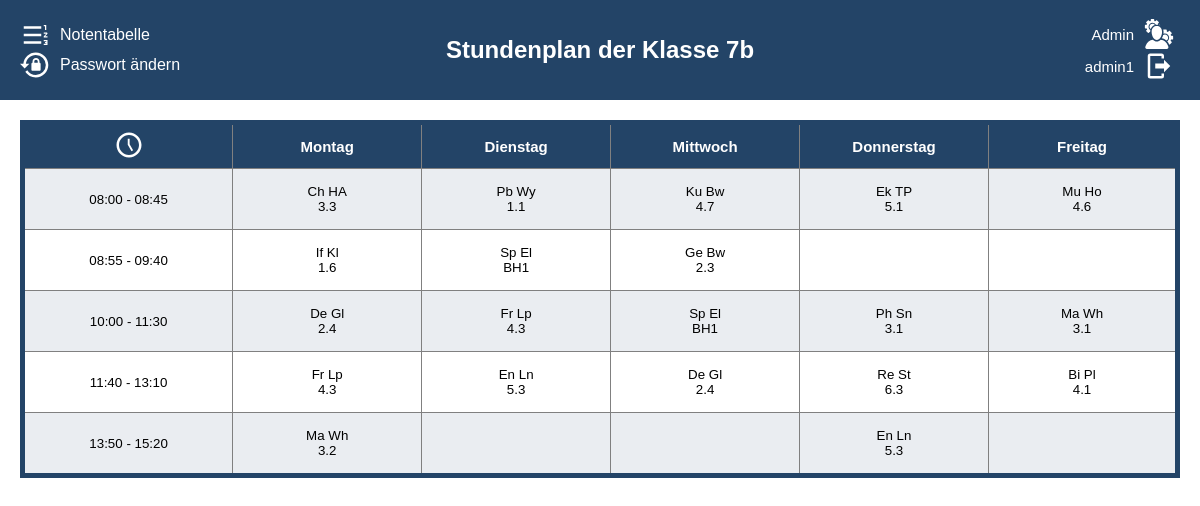
Page /schedule/7b/ (signed in) on the committed database.
### stundenplan/models.py (models this page shows, shortened)
class Subject(models.Model):
    abkuerzung = models.CharField(max_length=3, unique=True)
    name = models.CharField(max_length=100, unique=True)
    grade = models.ManyToManyField(Grade, through='Subject_Grade')
    class Meta:
        verbose_name = 'Fach'
        verbose_name_plural = 'Fächer'
    pass

class Teacher(models.Model):
    first_name = models.CharField(max_length=30)
    last_name = models.CharField(max_length=30)
    short_name = models.CharField(max_length=3)
    subjects = models.ManyToManyField(Subject)
    class Meta:
        verbose_name = 'Lehrer'
        verbose_name_plural = 'Lehrer'
    pass

class Room(models.Model):
    room_number = models.CharField(max_length=30, unique=True)
    faecher = models.ManyToManyField(Subject)
    class Meta:
        verbose_name = 'Raum'
        verbose_name_plural = 'Räume'
    def __str__(self):
        return f"{self.room_number}"

### stundenplan/views.py (the view)
# urls.py: path('', index_view, name='index_view'),
@login_required
def index_view(request, bezeichnung):
    user = request.user
    if request.user.is_superuser or request.user.profile.klasse.bezeichnung == bezeichnung:
        context = get_plan(user, bezeichnung)
        return render(request, 'index.html', context)

### stundenplan/get_plan.py (called while the page is built)
def custom_subject_filter(klasse, lesson_number, weekday, week_choice):
    week_instance = Week.objects.get(week_choice=week_choice)
    lesson = Lesson.objects.filter(
        klasse=klasse,
        lesson_number=lesson_number,
        weekday=weekday,
        week_choice=week_instance,
    ).first()
    return lesson.subject.abkuerzung if lesson else ""

def custom_teacher_filter(klasse, lesson_number, weekday, week_choice):
    week_instance = Week.objects.get(week_choice=week_choice)
    lesson = Lesson.objects.filter(
        klasse=klasse,
        lesson_number=lesson_number,
        weekday=weekday,
        week_choice=week_instance,
    ).first()
    return lesson.teacher.short_name if lesson else ""

def custom_room_filter(klasse, lesson_number, weekday, week_choice):
    week_instance = Week.objects.get(week_choice=week_choice)
    lesson = Lesson.objects.filter(
        klasse=klasse,
        lesson_number=lesson_number,
        weekday=weekday,
        week_choice=week_instance,
    ).first()
    return lesson.room_number if lesson else ""

def set_username(user):
    if user.first_name and user.last_name:
        username = user.first_name + " " + user.last_name
    else:
        username = user.username
    return username

### templates/index.html (shortened to what this page needs)
<!DOCTYPE html>
<html lang="de">
<head>
    {% load static %}
    <link rel="stylesheet" type="text/css" href="{% static 'index.css' %}">
</head>
<body>
    <div class="header">
        <div class="logout-container-left" >
            <div class="horizontal">
                <svg class="logout"  xmlns="http://www.w3.org/2000/svg" viewBox="0 0 24 24"><path d="M3,13V11H17V13H3M3,19V17H17V19H3M3,7V5H17V7H3M20,8V5H19V4H21V8H20M19,17V16H22V20H19V19H21V18.5H20V17.5H21V17H19M21.25,10C21.67,10 22,10.34 22,10.75C22,10.95 21.92,11.14 21.79,11.27L20.12,13H22V14H19V13.08L21,11H19V10H21.25Z" /></svg>
                <a class="notentabell-view text" href="{% url 'index_view' %}">Notentabelle</a>
            </div>
            <div class="horizontal">
                <a class="text" href="{% url 'change_password' %}">Passwort ändern</a>
            </div>
        </div>
        <h1 class="header-heading">Stundenplan der Klasse {{klassenname}}</h1>
        <div class="logout-container-right" >
            {% if user.is_superuser %}
                <form method="post" action="{% url 'admin:index' %}">
                    <button type="submit" class="logout-button">
                        <a>Admin</a>
                    </button>
                </form>
            {% endif %}
            <form method="post" action="{% url 'logout' %}">
                <button type="submit" class="logout-button">
                    <div>{{username}}</div>
                    <svg class="logout" xmlns="http://www.w3.org/2000/svg" viewBox="0 0 24 24"><path d="M16,17V14H9V10H16V7L21,12L16,17M14,2A2,2 0 0,1 16,4V6H14V4H5V20H14V18H16V20A2,2 0 0,1 14,22H5A2,2 0 0,1 3,20V4A2,2 0 0,1 5,2H14Z" /></svg>
                </button>
            </form>
        </div>
    </div>
    <div class="content">
        <table class="table table-striped table-bordered table-hover doFixed">
            <thead>
                <tr class="darkrow">
                    <th><svg class="clock" xmlns="http://www.w3.org/2000/svg" viewBox="0 0 24 24"><path d="M12 20C16.4 20 20 16.4 20 12S16.4 4 12 4 4 7.6 4 12 7.6 20 12 20M12 2C17.5 2 22 6.5 22 12S17.5 22 12 22C6.5 22 2 17.5 2 12C2 6.5 6.5 2 12 2M15.3 16.2L14 17L11 11.8V7H12.5V11.4L15.3 16.2Z" /></svg></th>
                    <th colspan="2">Montag</th>
                    <th colspan="2">Dienstag</th>
                    <th colspan="2">Mittwoch</th>
                    <th colspan="2">Donnerstag</th>
                    <th colspan="2">Freitag</th>
                </tr>
            </thead>
            <tbody>
                <tr class="darkrow 1. Studne">
                    <td>08:00 - 08:45</td>
                    <td colspan="2">{{monA1}} {{monA1Name}}<br>{{monA1Nr}}</td>
                    <td colspan="2">{{tueA1}} {{tueA1Name}}<br>{{tueA1Nr}}</td>
                    <td colspan="2">{{wedA1}} {{wedA1Name}}<br>{{wedA1Nr}}</td>
                    <td colspan="2">{{thuA1}} {{thuA1Name}}<br>{{thuA1Nr}}</td>
                    <td colspan="2">{{friA1}} {{friA1Name}}<br>{{friA1Nr}}</td>
                </tr>
                <tr class="2. Studne">
                    <td>08:55 - 09:40</td>
                    <td colspan="2">{{monA2}} {{monA2Name}}<br>{{monA2Nr}}</td>
                    <td colspan="2">{{tueA2}} {{tueA2Name}}<br>{{tueA2Nr}}</td>
                    <td colspan="2">{{wedA2}} {{wedA2Name}}<br>{{wedA2Nr}}</td>
                    <td colspan="2">{{thuA2}} {{thuA2Name}}<br>{{thuA2Nr}}</td>
                    <td colspan="2">{{friA2}} {{friA2Name}}<br>{{friA2Nr}}</td>
                </tr>
                <tr class="darkrow 3./4. Studne">
                    <td>10:00 - 11:30</td>
                    <td colspan="2">{{monA3_4}} {{monA3_4Name}}<br>{{monA3_4Nr}}</td>
                    <td colspan="2">{{tueA3_4}} {{tueA3_4Name}}<br>{{tueA3_4Nr}}</td>
                    <td colspan="2">{{wedA3_4}} {{wedA3_4Name}}<br>{{wedA3_4Nr}}</td>
                    <td colspan="2">{{thuA3_4}} {{thuA3_4Name}}<br>{{thuA3_4Nr}}</td>
                    <td colspan="2">{{friA3_4}} {{friA3_4Name}}<br>{{friA3_4Nr}}</td>
                </tr>
                <tr class="5./6. Stunde">
                    <td data-label="Zeit">11:40 - 13:10</td>
                    <td data-label="Montag A" colspan="2">{{monA5_6}}&nbsp;{{monA5_6Name}}<br>{{monA5_6Nr}}</td>
                    <td data-label="Dienstag A" colspan="2">{{tueA5_6}}&nbsp;{{tueA5_6Name}}<br>{{tueA5_6Nr}}</td>
                    <td data-label="Mittwoch A" colspan="2">{{wedA5_6}}&nbsp;{{wedA5_6Name}}<br>{{wedA5_6Nr}}</td>
                    <td data-label="Donnerstag A" colspan="2">{{thuA5_6}}&nbsp;{{thuA5_6Name}}<br>{{thuA5_6Nr}}</td>
                    <td data-label="Freitag A" colspan="2">{{friA5_6}}&nbsp;{{friA5_6Name}}<br>{{friA5_6Nr}}</td>
                </tr>
                <tr class="darkrow 7./8. Stunde">
                    <td data-label="Zeit">13:50 - 15:20</td>
                    <td data-label="Montag A" colspan="2">{{monA7_8}}&nbsp;{{monA7_8Name}}<br>{{monA7_8Nr}}</td>
                    <td data-label="Dienstag A" colspan="2">{{tueA7_8}}&nbsp;{{tueA7_8Name}}<br>{{tueA7_8Nr}}</td>
                    <td data-label="Mittwoch A" colspan="2">{{wedA7_8}}&nbsp;{{wedA7_8Name}}<br>{{wedA7_8Nr}}</td>
                    <td data-label="Donnerstag A" colspan="2">{{thuA7_8}}&nbsp;{{thuA7_8Name}}<br>{{thuA7_8Nr}}</td>
                    <td data-label="Freitag A" colspan="2">{{friA7_8}}&nbsp;{{friA7_8Name}}<br>{{friA7_8Nr}}</td>
                </tr>
            </tbody>
        </table>
    </div>
</body>
</html>

### static/index.css (style rules this page uses)
:root { --background-color: #ffffff; --second-background-color: #E5E1DA; --darkrow: #23456718; --dark-accent: rgb(35,68,103); --ligth-accent: #b1dae7; --dark-font: #27374D; --ligth-font: white; }
body { display: flex; justify-content: center; align-items: center; flex-direction: column; font-family: Arial, Helvetica, sans-serif; background-color: var(--background-color); margin: 0; padding: 0; }
.header { position: fixed; background-color: var(--dark-accent); width: 100%; left: 0; top: 0; color: var(--ligth-font); display: flex; align-items: center; justify-content: space-between; height: 100px; padding: 0 20px; box-sizing: border-box; }
.header-heading { position: absolute; left: 50%; transform: translateX(-50%); font-size: 1.5rem; text-align: center; }
.logout-container-right { display: flex; align-items: flex-end; flex-direction: column; justify-content: flex-end; position: absolute; right: 20px; }
.logout-container-left { display: flex; align-items: flex-start; flex-direction: column; position: absolute; justify-content: flex-start; left: 20px; }
.logout { height: 30px; width: 30px; fill: var(--ligth-font); }
.logout-button { background-color: transparent; color: var(--ligth-font); border: none; font-size: 15px; cursor: pointer; display: flex; align-items: center; gap: 10px; }
.content { margin-top: 100px; width: 100%; overflow-x: auto; padding: 20px; box-sizing: border-box; }
table { table-layout: fixed; width: 100%; max-width: 1200px; margin: 0 auto; border-collapse: collapse; border: var(--dark-accent) solid 5px; }
th, td { width: 10%; height: 50px; text-align: center; vertical-align: middle; font-size: 10pt; padding: 5px; border: 1px solid gray; word-wrap: break-word; overflow-wrap: break-word; }
th { background-color: var(--dark-accent); color: var(--ligth-font); font-size: 15px !important; height: 30px !important; }
th:last-child, td:last-child { width: 10% !important; }
tbody tr { height: 50px; }
.darkrow { background-color: var(--darkrow); }
.clock { height: 30px; width: auto; color: var(--ligth-font); fill: var(--ligth-font); }
.notentabell-view { color: var(--ligth-font); text-decoration: underline; cursor: pointer; }
.horizontal { display: flex; flex-direction: row; align-items: center; justify-content: flex-start; }
.text { padding-left: 10px; text-decoration: none; color: var(--ligth-font); }

### rows in the picture
Subject: abkuerzung "Ch"
Teacher: short_name "HA"
Room: room_number "3.3"
Subject: abkuerzung "Pb"
Teacher: short_name "Wy"
Room: room_number "1.1"
Subject: abkuerzung "Ku"
Teacher: short_name "Bw"
Room: room_number "4.7"
Subject: abkuerzung "Ek"
Teacher: short_name "TP"
Room: room_number "5.1"
Subject: abkuerzung "Mu"
Teacher: short_name "Ho"
Room: room_number "4.6"
Subject: abkuerzung "If"
Teacher: short_name "Kl"
Room: room_number "1.6"
Subject: abkuerzung "Sp"
Teacher: short_name "El"
Room: room_number "BH1"
Subject: abkuerzung "Ge"
Room: room_number "2.3"
Subject: abkuerzung "De"
Teacher: short_name "Gl"
Room: room_number "2.4"
Subject: abkuerzung "Fr"
Teacher: short_name "Lp"
Room: room_number "4.3"
Subject: abkuerzung "Ph"
Teacher: short_name "Sn"
Room: room_number "3.1"
Subject: abkuerzung "Ma"
Teacher: short_name "Wh"
Subject: abkuerzung "En"
Teacher: short_name "Ln"
Room: room_number "5.3"
Subject: abkuerzung "Re"
Teacher: short_name "St"
Room: room_number "6.3"
Subject: abkuerzung "Bi"
Teacher: short_name "Pl"
Room: room_number "4.1"
Room: room_number "3.2"

### other values in the picture
{{ klassenname }} "7b"
{{ username }} "admin1"
